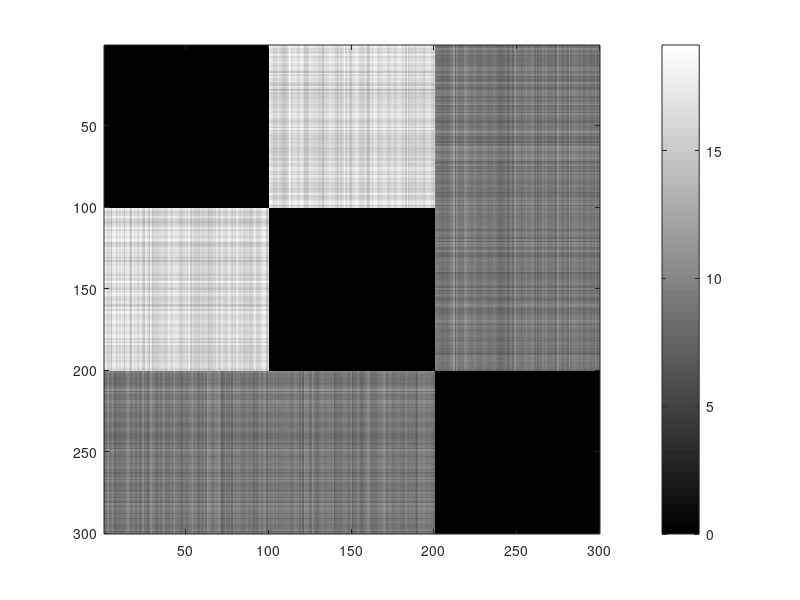

Write the MATLAB code that produced this figure. (Note: this script raises an error after producing the figure.)
%clear MATLAB workspace
clear
close all

%load Iris dataset and compute the sup norm squared dissimilarity
a=normrnd(repmat([1,1],100,1), .1);
b=normrnd(repmat([1,5],100,1), 0.1);
c=normrnd(repmat([4,3],100,1), 0.1);
X = [a;b;c];

%{
a = randi([-100 100],3,2);
b = randi([-100 100],3,2);

X = round([a;b]);
X = [   -55   -47;
   -40    69;
   -79   -63;
    96   -40;
    -6   -37;
   -93    76];
%}
D = squareform(pdist(X,'chebychev')).^2;

%[ST,pred] = graphminspantree(sparse(D));
%view(biograph(ST,[],'ShowArrows','off','ShowWeights','on'));

n = size(D,1);

%compute the normalized dissimilarity image from D
f = figure('Visible','off');imagesc(D);colormap('gray');colorbar;
print(f, '-djpeg', 'Results/3Clouds/Images/Iris.jpg');

%D = D([1:5 60:65 120:125],[1:5 60:65 120:125])
transforms = {'SU','BS','PF','EP','LF','SU'};
        
%% iRFCM configurations/options (those are the default values)
options.fuzzifier        = 2;
options.epsilon          = 0.0001;
options.maxIter          = 100;
options.initType         = 2;

%set the number of clusters to 3
c= 3;

%% Since RFCM failed we need to run iRFCM
% loop for every delta
for i=1:1 %length(transforms)
    options.transform = transforms{i};
    out = inerfcm(D,c,options);
    
    %save the partition matrix for this delta
    U = out.U;
    dlmwrite(sprintf('Results/3Clouds/Partitions/U_%s(%d).csv',transforms{i},c),U, 'delimiter',',');

    %save the induced dissimilarity image for this delta
    %Ref. J. Huband and J. Bezdek, “VCV2– Visual cluster validity,” Comput. Intell. Res. Front., 2008.
    uu = 1 - ((U'*U)./max(max(U'*U)));
    f = figure('Visible','off');imagesc(uu);colormap('gray');caxis([0 1]);
    print(f, '-djpeg', sprintf('Results/3Clouds/Images/UU_%s(%d).jpg',transforms{i},c));
end